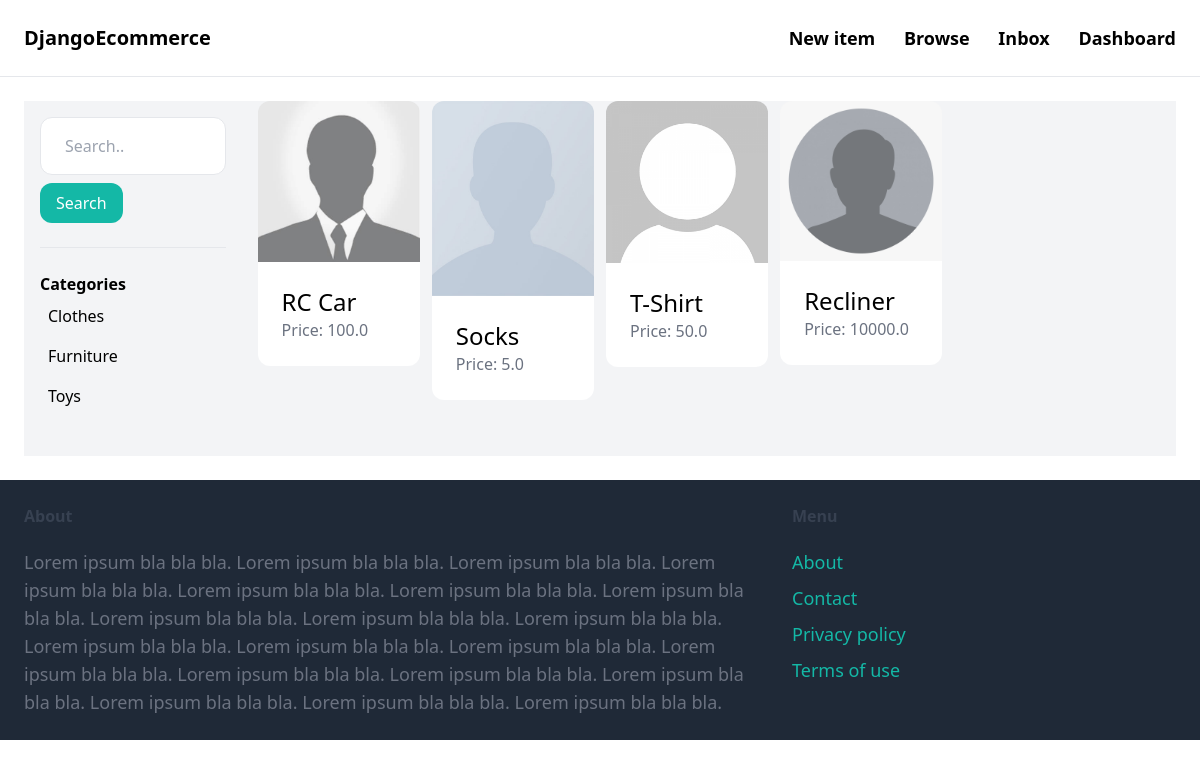
The app's page /items/ (signed in) with its own data.
### item/models.py (models this page shows, shortened)
class Category(models.Model):
    name = models.CharField(max_length=255)
    class Meta:
        verbose_name_plural = 'Categories'
        ordering = ('name',)

class Item(models.Model):
    category = models.ForeignKey(Category, related_name='items', on_delete=models.CASCADE)
    name = models.CharField(max_length=255)
    description = models.TextField(blank=True, null=True)
    price = models.FloatField()
    image = models.ImageField(upload_to='item_images', blank=True, null= True)
    is_sold = models.BooleanField(default= False)
    created_by = models.ForeignKey(User, related_name='items', on_delete=models.CASCADE)
    created_at = models.DateTimeField(auto_now_add=True)

### item/views.py (the view)
# urls.py: path('items/', include('item.urls')),
def items(request):
    query = request.GET.get('query', '')
    items = Item.objects.filter(is_sold=False)
    categories = Category.objects.all()
    category_id = request. GET.get('category', 0)
    if query:
        items = items.filter(Q(name__icontains=query) | Q(description__icontains=query))
    if category_id:
        items = items.filter(category_id = category_id)
    return render(request, 'item/items.html', {
        'items': items,
        'query': query,
        'categories': categories,
        'category_id': int(category_id),
    })

### item/templates/item/items.html (shortened to what this page needs)
{% extends 'core/base.html' %}
{% block content %}
    <div class="pb-6 grid grid-cols-5 gap-4 bg-gray-100">
        <div class="col-span-1 p-4">
            <form method="get" action="{% url 'item:items' %}">
                <input name="query" class="w-full py-4 px-6 border rounded-xl" type="text" vlaue="{{ query }}" placeholder="Search..">
                <button class="mt-2 py-2 px-4 text-md bg-teal-500 text-white rounded-xl"> Search </button>
            </form>
            <hr class="my-6">
            <p class="font-semibold">Categories</p>
            <ul>
                {% for category in categories  %}
                    <li class="py-2 px-2 rounded-xl {% if category.id == category_id %} bg-gray-200 {% endif %}">
                        <a href="{% url 'item:items' %}?query={{ query }}&category={{ category.id }}">{{ category.name}}</a>
                    </li>
                {% endfor %}
            </ul>
        </div>
        <div class="col-span-3">
            <div class="grid grid-cols-4 gap-3">
        {% for item in items  %}
            <div>
                <a href="{% url 'item:detail' item.id %}">
                    <div>
                        <img src="{{ item.image.url }}" class="rounded-t-xl">
                    </div>
                    <div class="p-6 bg-white rounded-b-xl">
                        <h2 class="text-2xl">{{ item.name }}</h2>
                        <p class="text-gray-500"> Price: {{ item.price }}</p>
                    </div>
                </a>
            </div>
        {% endfor %}
    </div>
        </div>
    </div>
{% endblock %}

### records on screen
Category: name "Clothes"
Category: name "Furniture"
Category: name "Toys"
Item: image (placeholder picture), name "RC Car", price "100.0"
Item: image (placeholder picture), name "Socks", price "5.0"
Item: image (placeholder picture), name "T-Shirt", price "50.0"
Item: image (placeholder picture), name "Recliner", price "10000.0"
